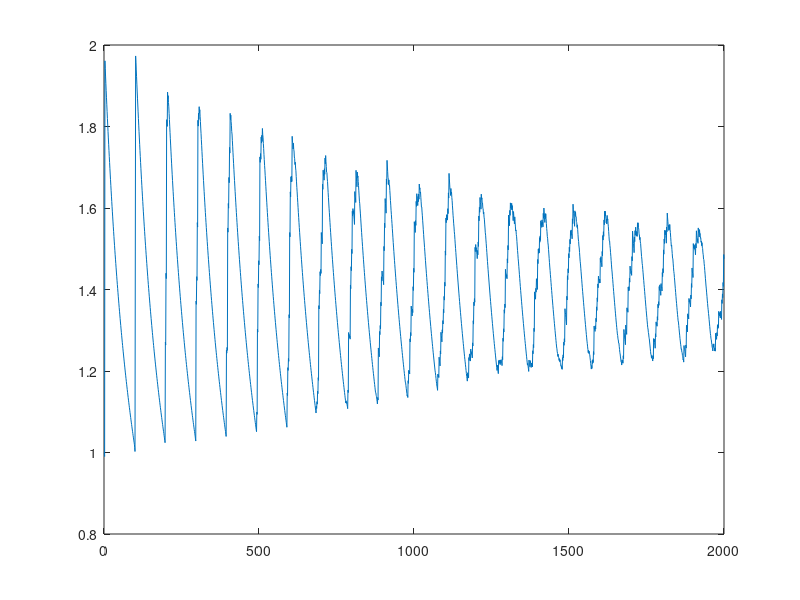

Source code (MATLAB):

%	Mid-point algorithm (not sure what I did here...)


k = 100;

cp = 1:k;	% check points
in = ones(1,k); % intervals
A = cp;
B = in;
C = 1;
for l = 1:20*k
	sumin = ([B(l,:) 0] + [0 B(l,:)])(2:k-1);	% lengths of neighbouring intervals added together
	index = find(logical(sumin == min(sumin)))(1);	% index is the first time when I_i + I_{i+1} is minimal
	newin = [B(l,1:index-1) B(l,index)+B(l,index+1) B(l,index+2 : k) 0];	% create new intervals
	newcp = [A(l,1:index-1) A(l,index+1 : k) 0];	% create new check points
	newcp(k) = newcp(k-1) + newin(index)*0.5;	% set the 
	newin(k) = newcp(k) - newcp(k-1);
	
	A = [A; newcp];	% keeping track of checkpoint positionings
	B = [B; newin];	% keeping track of interval lengths
	
	if(l>1)
		C = [C; max([B(l-1,:), newin(k)])/newcp(k)*(k+1)];	% keeping track of the measure
	end
end
plot(C);
